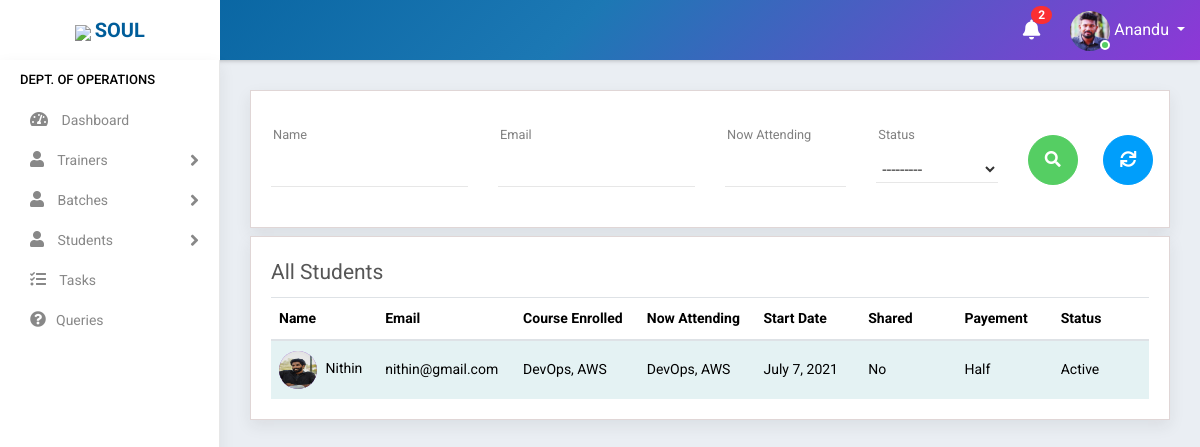
Page /student_register (signed in) on the earlier database version.
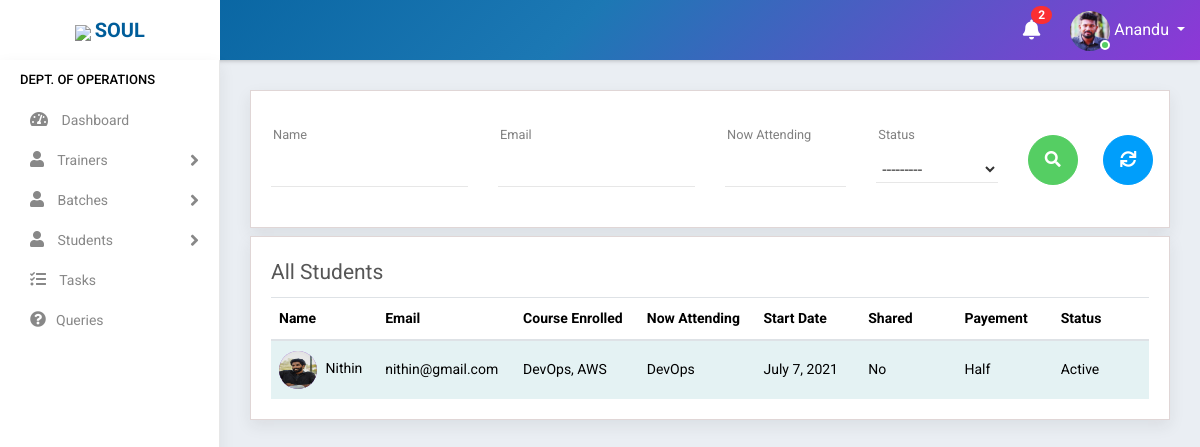
Same page on the later database version.
### accounts/models.py (models this page shows, shortened)
class Student(models.Model):
    state = (
    ('Andhra Pradesh','Andhra Pradesh'),
    ('Arunachal Pradesh','Arunachal Pradesh'),
    ('Assam','Assam'),
    ('Bihar','Bihar'),
    ('Chhattisgarh','Chattisgarh'),
    ('Goa','Goa'),
    ('Gujarat','Gujarat'),
    ('Haryana','Haryana'),
    ('Himachal Pradesh','Himachal Pradesh'),
    ('Jharkhand','Jharkhand'),
    ('Karnataka','Karnataka'),
    ('Kerala','Kerala'),
    ('Madhya Pradesh','Madhya Pradesh'),
    ('Maharashtra','Maharashtra'),
    ('Manipur','Manipur'),
    ('Meghalaya','Meghalaya'),
    ('Mizoram','Mizoram'),
    ('Nagaland','Nagaland'),
    ('Odisha','Odisha'),
    ('Rajasthan','Rajasthan'),
    ('Sikkim','Sikkim'),
    ('Tamil Nadu','Tamil Nadu'),
    ('Telangana','Telangana'),
    ('Tripura','Tripura'),
    ('Uttar Pradesh','Uttar Pradesh'),
    ('Uttarakhand','Uttarakhand'),
    ('West Bengal','West Bengal')
)
    groups = (
    ('AB+', 'AB+'),
    ('AB-', 'AB-'),
    ('A+', 'A+'),
    ('A-', 'A-'),
    ('B+', 'B+'),
    ('B-', 'B-'),
    ('O+', 'O+'),
    ('O-', 'O-'),
    )
    user= models.OneToOneField(User,on_delete=models.CASCADE,null=True,blank=True)
    name = models.CharField(max_length=100,blank=True)
    mobile = models.CharField(max_length=10,blank=True)
    email = models.EmailField(max_length=200,blank=True)
    sex = models.CharField(max_length=10,null=True,choices=(('Male','Male'),('Female','Female')),blank=True)
    dob = models.DateField(null=True, blank=True)
    blood_group = models.CharField(max_length=100,null=True, blank=True,choices=groups)
    house = models.CharField(max_length=100,null=True,blank=True)
    street =models.CharField(max_length=100,null=True,blank=True)
    street2 =models.CharField(max_length=100,null=True,blank=True)
    city = models.CharField(max_length=100,null=True,blank=True)
    state = models.CharField(max_length=100,null=True,choices=state,blank=True)
    course_enrolled = models.CharField(max_length=100,null=True,blank=True)
    now_attending = models.CharField(max_length=100,null=True,blank=True)
    start_date = models.DateField(null=True,blank=True)
    shared = models.BooleanField(default=False,choices=((True, 'Yes'), (False, 'No')),blank=True)
    payment = models.CharField(max_length=10,choices=(('Full','Full'),('Half','Half')),default='Half',blank=True)
    status = models.CharField(max_length=20,choices=(('Active','Active'),('Inactive','Inactive')),default='Active',blank=True)
    profile_pic = models.ImageField(null=True,blank=True,default="")

class Courses(models.Model):
    name = models.CharField(max_length=300,null=True)
    fee = models.CharField(max_length=6)
    link = models.CharField(max_length=1000,null=True, blank=True)
    pic = models.ImageField(null=True, blank=True)
    def __str__(self):
        return self.name

### accounts/views.py (the view)
# urls.py: path('student_register',StudentRegister.as_view(),name='student_register'),
class StudentRegister(View):
    def get(self, request):
        user=request.user
        if user.is_authenticated:
            try:
                s= Staff.objects.get(user=user)
                if s.stype =="1" or s.stype =="2" or s.stype == "3" or s.stype == "4":
                    note = Notification.objects.filter(receiver=user).filter(status="Not Read").order_by('-datetime')
                    no_count = note.count()
                    students=Student.objects.all()
                    f=StudentFilter(self.request.GET,queryset=students)
                    students=f.qs
                    for i in students:
                        course_data = StudentCourseData.objects.filter(student=i)
                        i.course_enrolled=[]
                        i.now_attending=[]
                        for j in course_data:
                            i.course_enrolled.append(j.batch.subject)
                            if j.batch.status == "Ongoing":
                                i.now_attending.append(j.batch.subject)
                        i.save()
                    return render(request,'accounts/student_register.html',{'s':s,'f':f,'students':students,'note':note,'no_count':no_count})
                else:
                    return redirect('logout')
            except:
                return redirect('home')
        else:
            return redirect('logout')

### accounts/templates/accounts/student_register.html (shortened to what this page needs)
{% extends 'accounts/main.html' %}
    {% block content %}
<div class="main-wrapper">
    {% include 'accounts/navbar.html' %}
    {% include 'accounts/sidebar_operations.html' %}
    <div class="page-wrapper">
        <div class="content container-fluid">
            <form method="get">
                <div >
            <div class="content-page">
                <div class="row filter-row">
                    <div class="col-sm-6 col-md-3">
                        <div class="form-group custom-mt-form-group">
                        {{f.form.name}}
                        <label class="control-label">Name</label><i class="bar"></i>
                        </div>
                    </div>
                    <div class="col-sm-6 col-md-3">
                        <div class="form-group custom-mt-form-group">
                        {{f.form.email}}
                        <label class="control-label">Email</label><i class="bar"></i>
                        </div>
                    </div>
                    <div class="col-sm-6 col-md-2">
                        <div class="form-group custom-mt-form-group">
                        {{f.form.now_attending}}
                        <label class="control-label">Now Attending</label><i class="bar"></i>
                        </div>
                    </div>
                    <div class="col-sm-6 col-md-2">
                        <div class="form-group custom-mt-form-group">
                        {{f.form.status}}
                        <label class="control-label">Status</label><i class="bar"></i>
                        </div>
                    </div>
                    <div class="col-sm-6 col-md-1">
                        <button type="submit" class="btn btn-success btn-block mt-4 mb-2"  style="height: 30px;width:50px;border-radius: 50px 50px 50px 50px"><i class="fa fa-search" aria-hidden="true"></i></button>
                    </div>
                    <div class="col-sm-6 col-md-1">
                        <a type="reset" href="{% url 'student_register' %}" class="btn btn-info btn-block mt-4 mb-2"  style="height: 30px;width:50px;border-radius: 50px 50px 50px 50px"><i class="fas fa-sync" aria-hidden="true"></i></a>
                    </div>
                </div></div>
            </form>
            {% include 'accounts/mini/student_register.html' %}
</div>
</div>
</div>
{% endblock %}

### accounts/templates/accounts/mini/student_register.html (shortened to what this page needs)
<div class="row mt-2">
    <div class="col-lg-12">
        <div class="content-page">
            <div class="row">
                <div class="col-lg-12 col-md-12 col-sm-12 col-12">
                    <div class="page-title mb-2">
                        All Students
                    </div>
                    <div class="table-responsive">
                        <table class="table table-striped custom-table">
                            <thead>
                                <tr>
                                    <th style="min-width:50px;">Name </th>
                                    <th style="min-width:74px;">Email</th>
                                    <th style="min-width:50px;">Course Enrolled</th>
                                    <th style="min-width:50px;">Now Attending</th>
                                    <th style="min-width:98px;">Start Date</th>
                                    <th style="min-width:90px;">Shared</th>
                                    <th style="min-width:90px;">Payement</th>
                                    <th style="min-width:90px;">Status</th>
                                </tr>
                            </thead>
                            <tbody>
                                {% for student in students %}
                                {% if student.user.is_active %}
                                <tr>
                                    <td>
                                        <h2><a href="" class="avatar text-white"><img src="{{student.profile_pic.url}}" width="40" height="40" alt="{{student.name}}"></a></h2>
                                        <h2>{{student.name}} </h2>
                                    </td>
                                    <td>{{student.email}}</td>
                                    <td>{{student.course_enrolled|join:", " }}</td>
                                    <td>{{student.now_attending|join:", " }}</td>
                                    <td>{{student.start_date}}</td>
                                    <td>{{student.get_shared_display}}</td>
                                    <td>{{student.payment}}</td>
                                    <td>{{student.status}}</td>
                                </tr>
                                {% endif %}
                                {% empty %}
                                    <h3>No students in list</h3>
                                {% endfor %}
                            </tbody>
                        </table>
                    </div>
                </div>
            </div>
        </div>
    </div>

Differences in the rows shown:
changed Student "Nithin": now_attending "DevOps, AWS" → "DevOps"
